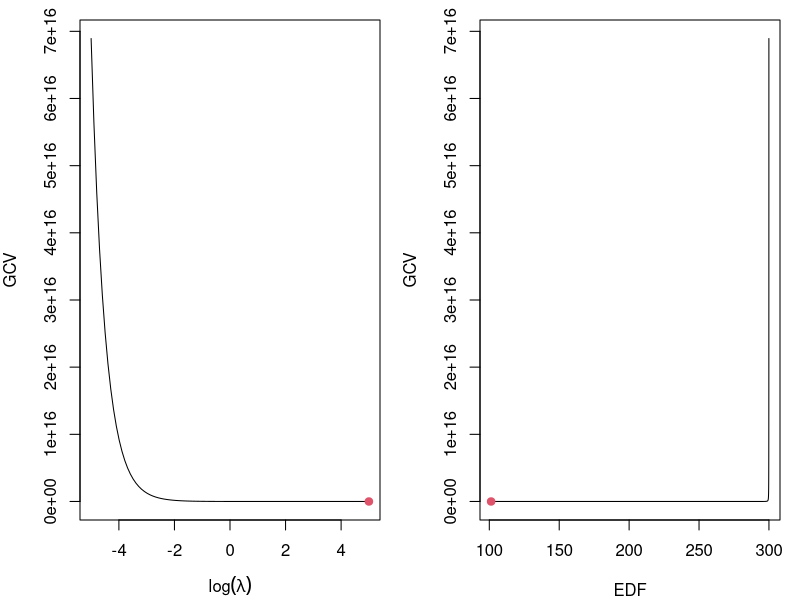

Recreate this plot in R. (Note: this script raises an error after producing the figure.)
## the Following Cholesky based version of the ridge regression code has
## (at least) 3 bugs.
## 1. Find and correct the bugs, using the Rstudio debugger to help.
##    hint: once working there should be a nicely defined GCV minimum around
##          EDF = 230-240
## 2. Add any comments that might improve code readability.
## 3. Profile the code and figure out how to make it run faster by working out
##    where most of the computational time is being spent, and how it might be
##    reduced. Hint: ?chol2inv

fit.ridge <- function(y,XX,X,lsp) {
## fits model y = X b + e by ridge regression, with log penalty parameter lsp
## and computes GCV score.
  p <- ncol(XX)
  R <- chol(XX+exp(lsp)*diag(p))
  b.hat <- backsolve(t(R),forwardsolve(R,t(X)%*%y))
  RX <- forwardsolve(t(R),t(X))
  trA <- sum(RX^2) ## Effective degrees of freedom
  fv <- X %*% b.hat ## fitted values
  gcv <- sum(n*(y-fv)^2)/(n-trA)^2 
  list(b.hat=b.hat,fv=fv,gcv=gcv,edf=trA)
} ## fit.ridge

plot.gcv <- function(edf,lsp,gcv) {
## plot GCV against EDF and log s.p. showing minimum 
  par(mfrow=c(1,2),mar=c(4,4,1,1)) 
  plot(lsp,gcv,xlab=expression(log(lambda)),ylab="GCV",type="l")
  i.min <-which(gcv==min(gcv)) 
  points(lsp[i.min],gcv[i.min],col=2,pch=19)
  plot(edf,gcv,xlab="EDF",ylab="GCV",type="l")
  points(edf[i.min],gcv[i.min],col=2,pch=19)
}

ridge <- function(y,X,lsp=seq(-5,5,length=100)) {
## function for ridge regression of y on X with generalized
## cross validation lsp is the set of smoothing parameters to try
  edf <- gcv <- lsp*0 ## vectors for edf and gcv
  XX <- crossprod(X)
  for (i in 1:length(lsp)) { ## loop over log smoothing parameters
    fr <- fit.ridge(y,XX,X,lsp[i]) ## fit
    gcv[i] <- fr$gcv
    edf[i] <- fr$edf
  }
  plot.gcv(edf,lsp,gcv) ## plot results
  i.opt <- max(which(gcv==min(gcv))) ## locate minimum
  fit.ridge(y,XX,lsp[i.opt]) ## return fit at minimum
} ## ridge

## Simulate some test data...

set.seed(0)
n <- 300;
m <- 1000
X <- matrix(runif(n*m),m,n) ## model matrix
beta <- runif(n);beta[round(n/5):n] <- 0 ## param vector
mu <- X %*% beta ## mean of response
y <- mu + rnorm(m) ## simulate response

## fit model
fv <- ridge(y,X)


